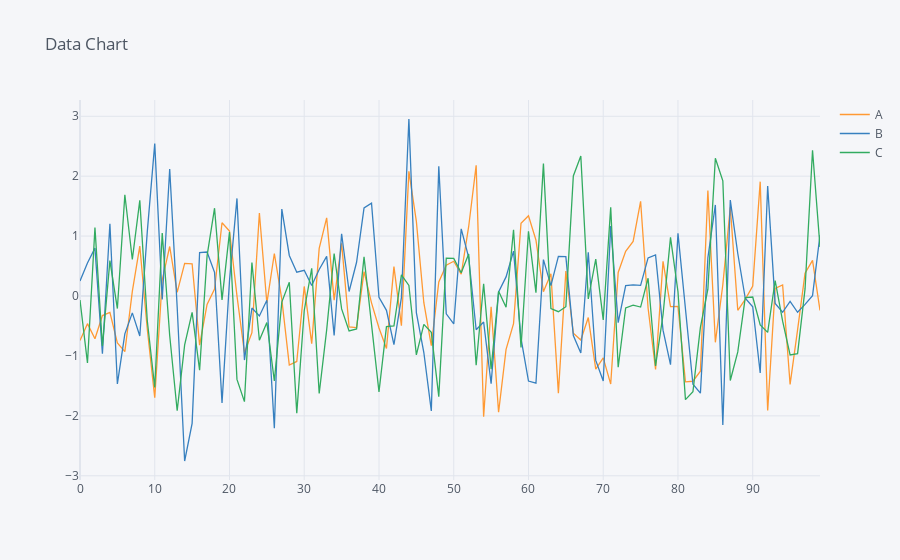

Here is the notebook cell this chart was saved with:
### Code cell
df.iplot(title = "Data Chart")
